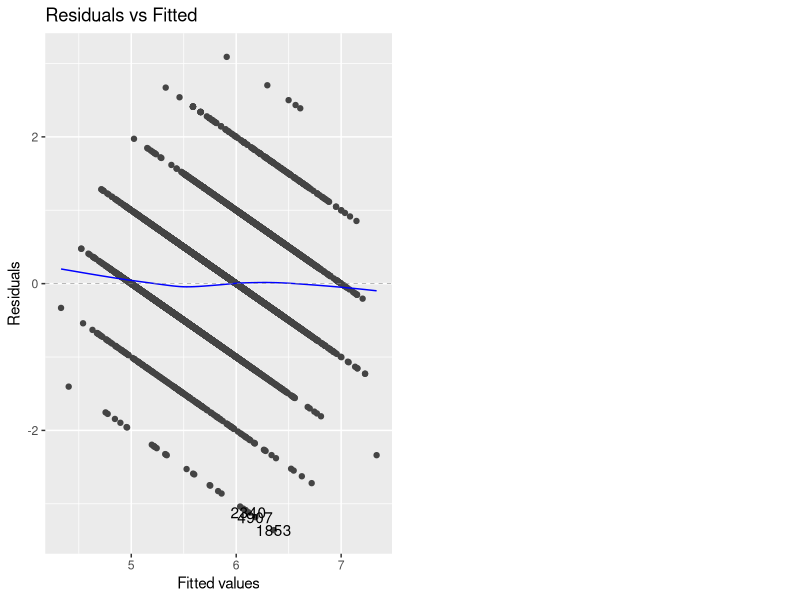
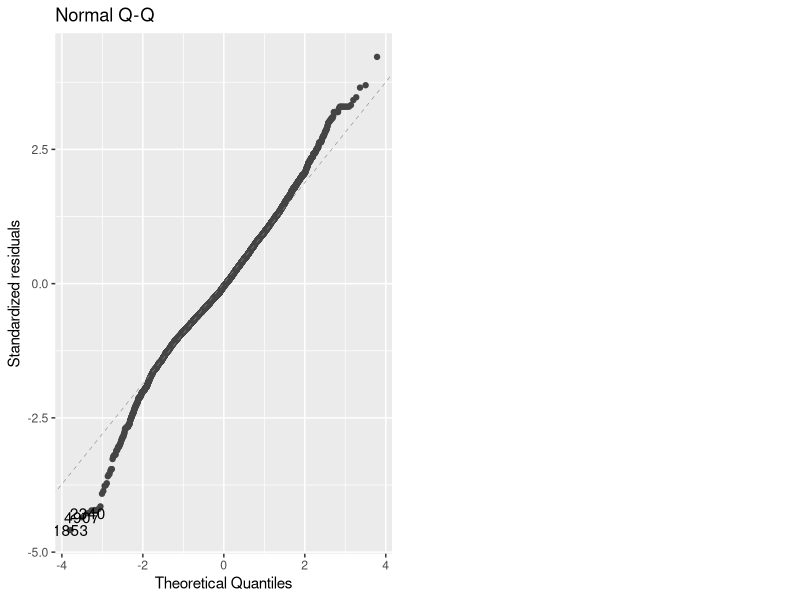
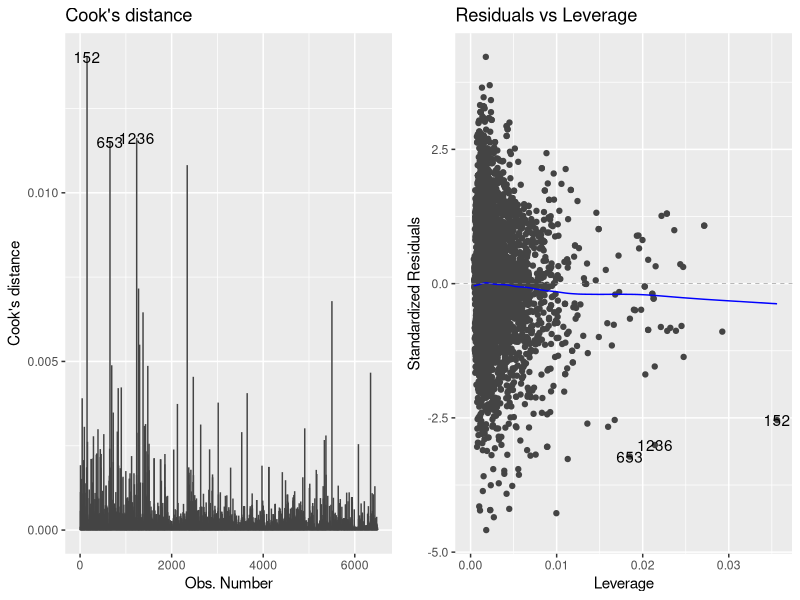
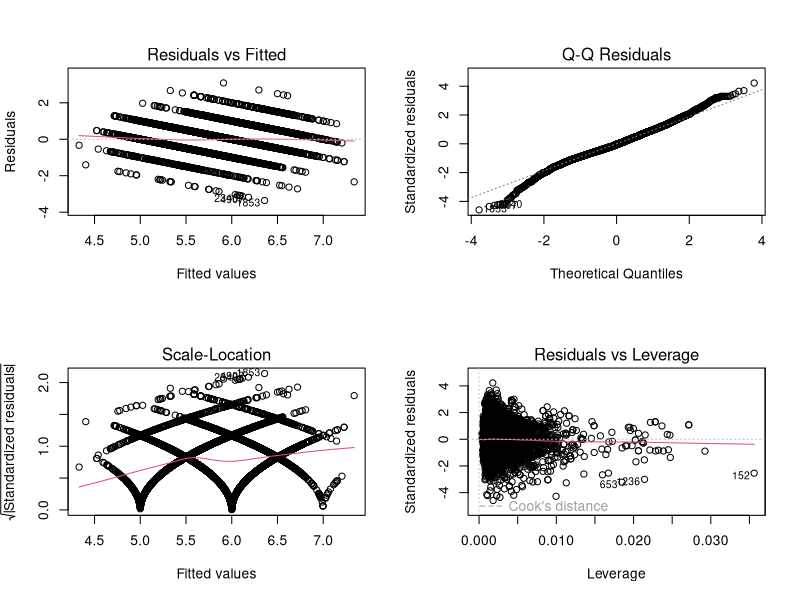
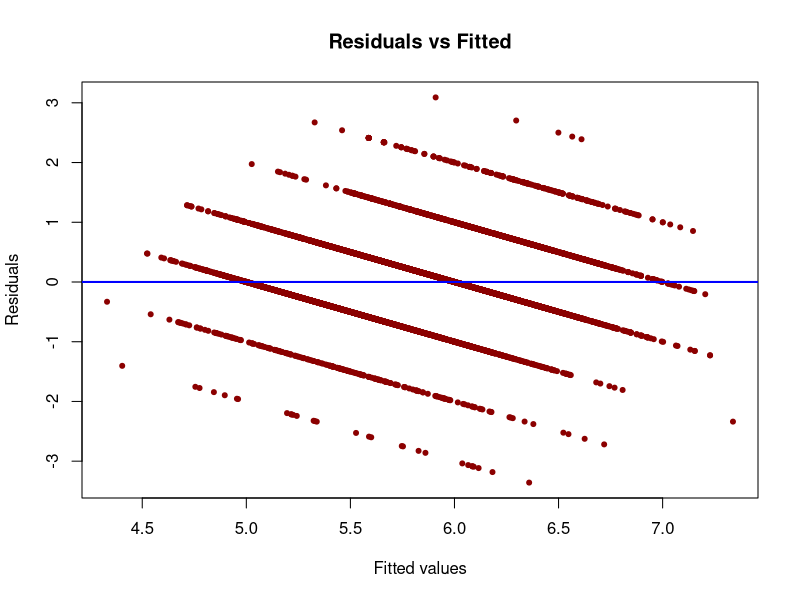
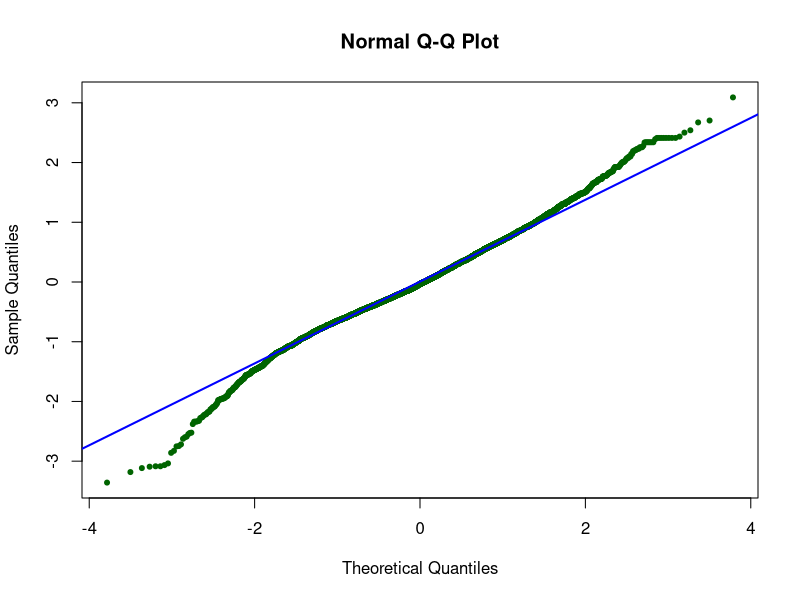
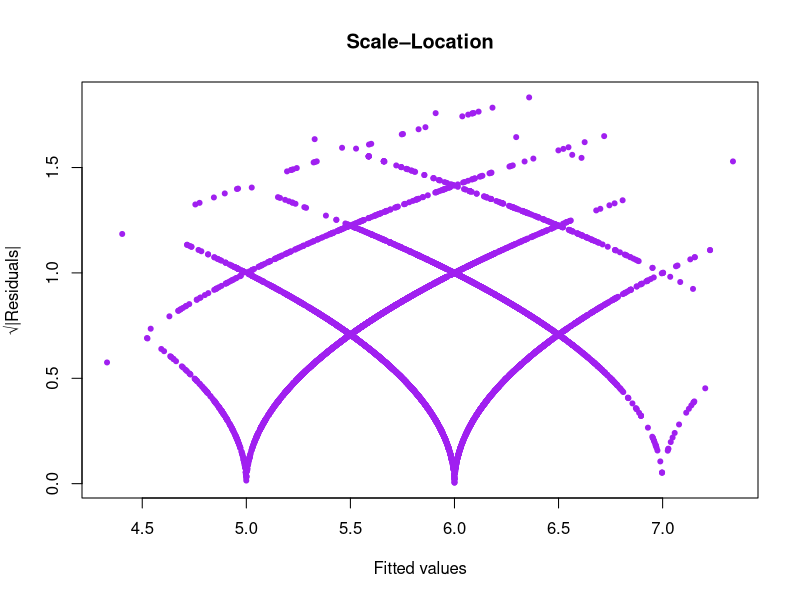
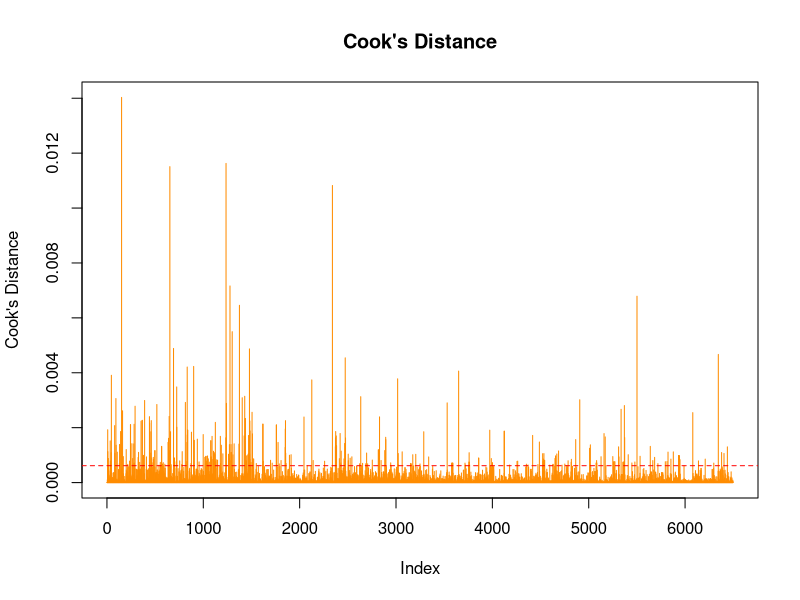

Recreate these plots in R, in order. (Note: this script raises an error after producing the figures.)
## ---- chunk 1
# prep
library(tidyverse)
library(ggplot2)
library(tidyr)
library(corrplot)
library(broom)
library(purrr)

wine <- read_csv("data/wine.csv")
wine <- wine |>
  mutate(
    type = factor(
      type,
      levels = c(0, 1),
      labels = c("red", "white")
    )
  )
## ---- chunk 2
wine_tf <- data.frame(
  # response
  quality = wine$quality,
  type = wine$type,
  
  # transformed predictors
  residual_sugar_t        = log(wine$residual_sugar + 0.1),
  total_sulfur_dioxide_t  = log(wine$total_sulfur_dioxide + 1),
  free_sulfur_dioxide_t   = log(wine$free_sulfur_dioxide + 1),
  chlorides_t             = log(wine$chlorides),
  volatile_acidity_t      = log(wine$volatile_acidity),
  sulphates_t             = log(wine$sulphates),
  citric_acid_t           = log(wine$citric_acid + 0.1),
  
  # raw predictors kept as-is
  alcohol          = wine$alcohol,
  fixed_acidity    = wine$fixed_acidity,
  pH               = wine$pH,
  density          = wine$density
)

## ---- chunk 3
mD <- lm(
  quality ~ alcohol +
    residual_sugar_t * type +
    volatile_acidity_t * type +
    chlorides_t * type +
    total_sulfur_dioxide_t * type +
    citric_acid_t * type +
    sulphates_t * type +
    fixed_acidity + pH,
  data = wine_tf
)
## ---- chunk 4
library(ggfortify)
autoplot(mD, which = 1)
autoplot(mD, which = 2)
autoplot(mD, which = 4:5)
## ---- chunk 5

# Standard diagnostic panel
par(mfrow = c(2, 2))
plot(mD)
par(mfrow = c(1, 1))

 
# Residuals vs Fitted
plot(
  fitted(mD), resid(mD),
  pch = 20, col = "darkred",
  xlab = "Fitted values",
  ylab = "Residuals",
  main = "Residuals vs Fitted"
)
abline(h = 0, col = "blue", lwd = 2)

 
# QQ Plot
qqnorm(resid(mD), pch = 20, col = "darkgreen",
       main = "Normal Q-Q Plot")
qqline(resid(mD), col = "blue", lwd = 2)

 
# Scale–Location plot
plot(
  fitted(mD), sqrt(abs(resid(mD))),
  pch = 20, col = "purple",
  xlab = "Fitted values",
  ylab = "√|Residuals|",
  main = "Scale–Location"
)

 
# Cook's Distance
cook <- cooks.distance(mD)
n <- length(cook)
cook_cut <- 4 / n

plot(
  cook, type = "h",
  col = "darkorange",
  main = "Cook's Distance",
  ylab = "Cook's Distance"
)
abline(h = cook_cut, col = "red", lty = 2)

which(cook > cook_cut)

 
# Leverage (hat values)
lev <- hatvalues(mD)
p <- length(coef(mD)) - 1
lev_cut <- 2 * (p + 1) / n

plot(
  lev, type = "h",
  col = "brown",
  main = "Leverage Values",
  ylab = "Leverage"
)
abline(h = lev_cut, col = "red", lty = 2)

which(lev > lev_cut)

 
# Influence plot (optional but strong)
influencePlot(
  mD,
  main = "Influence Plot (Cook's D vs Leverage)",
  sub = "Bubble size ∝ Cook's Distance"
)


## ---- chunk 6
library(sandwich)
coeftest(mD, vcov = vcovHC(mD, type = "HC3"))
